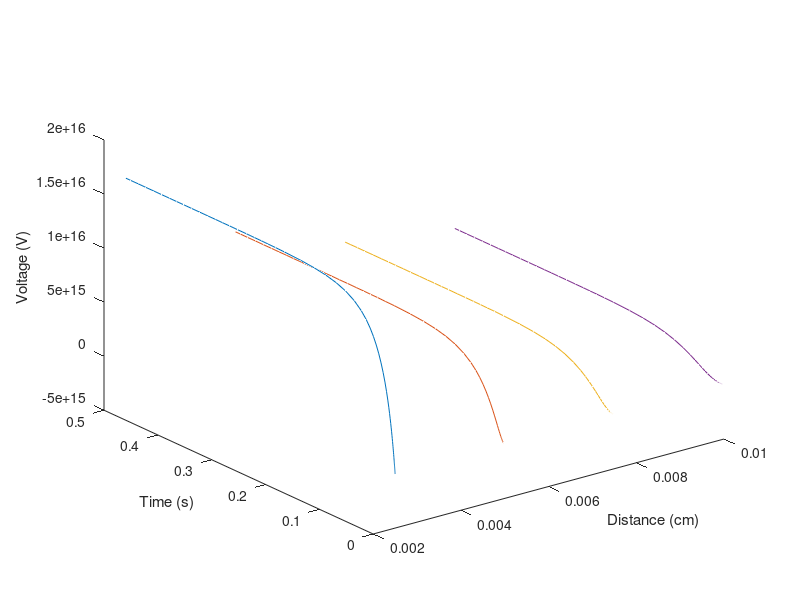

Here is the MATLAB script that generated this plot:
%{
Simulate a finite element tube of 4
passive cable elements (only the Chloride
channel and capacitance through the
membrane), assume the ends are plugged,
with no conductance or capacitance (ge
and go are zero).
%}

%{ 
WRONG SOLUTION
L = 0.01;
Rcl = 15e3;
Ri = 470;
C = 3e-6;
Io = 1e-9; 
radius = 0.8e-6;
go = 0;
Ecl = -60e-3;
N = 4;
nodeL = L/N;
Gcl = 1/Rcl;
Gi = 1/Ri;
SA = 2*pi*radius*L; %!!
CA=pi*radius^2;
Cnode = (SA*C)/N; %!!
Rnode = Rcl; %!!
Gnode = (SA*Gcl)/N; %!!
Ginode = (CA/((Ri*L)/N)); %!!
Istim = Io / CA; %!!
t = 0:1e-5:0.5;
V0 = Ecl * ones(N,1);
B = zeros(N,N); %!!
G = zeros(N,1); %!!
% node 1 equations
B1 = [(-0 - Ginode - Gnode), Ginode];
G1 = (Istim + (Gnode * Ecl));
% node N equations
BN = [Ginode, (0 - Ginode - Gnode)];
GN = (Gnode * Ecl);
% populating B and G based on lecture matrix for diagonalization
B(1,:) = (1/Cnode) * [B1, zeros(1,N-2)];
G(1,:) = (1/Cnode) * G1;
B(N,:) = (1/Cnode) * [zeros(1,N-2), BN];
G(N,:) = (1/Cnode) * GN;
% populating remainder of matrix with values
for j = 2:N-1
 B(j,:) = [zeros(1,j-2), Gnode, ((-2*Ginode) - Gnode), Ginode, zeros(1,N-(j-2)-3)];
 G(j,:) = Gnode * Ecl;
end
V = zeros(N,1);
[t,V] = ode23(@(t,V) B * V + G, t, V0);
distance = zeros(numel(t), N);
figure(1);
for k = 1:N
 distance(:,k) = k*(L/N) * ones(size(t));
 plot3(t, distance(:,k), V(:,k));
 hold on;
end
xlabel("Distance (cm)");
ylabel("Time (s)");
zlabel("Voltage (V)");
%}

L = 0.01;
Rcl = 15e3;
Ri = 470;
C = 3e-6;
Io = 1e-9; 
radius = 0.8e-6;
go = 0;
Ecl = -60e-3;
N = 4;
nodeL = L/N;
Gcl = 1/Rcl;
Gi = 1/Ri;
SA=2*pi*radius*nodeL;
CA=pi*radius^2;
Cnode = SA*C;
Gnode = SA*Gcl;
Ginode = 1/((nodeL*Ri)/(pi*radius^2));
t = 0:1e-5:0.5;
V = Ecl * ones(N,1);
B = Gcl*Ecl*ones(N,1); 
B(1) = B(1) + Io/(Cnode);
G = zeros(N,N);
G(1,1) = -Gnode-Ginode;
G(1,2) = Ginode;
G(N,N-1) = Ginode;
G(N,N) = -Gnode-Ginode-go;
for i = 2 : N-1
 G(i,i) = (-Gnode-2*Ginode); 
 G(i, i+1) = Ginode;
 G(i, i-1) = Ginode;
end
[t,V] = ode23(@(t,V)((1/Cnode)*(G*V + B)),[t(1), t(end)],V);
for j = 1 : length(G)
 for i = 1 : length(V)
 distance(i) = j*nodeL;
 end
 plot3(distance,t,V(:,j));
 hold on;
end
xlabel("Distance (cm)");
ylabel("Time (s)");
zlabel("Voltage (V)");